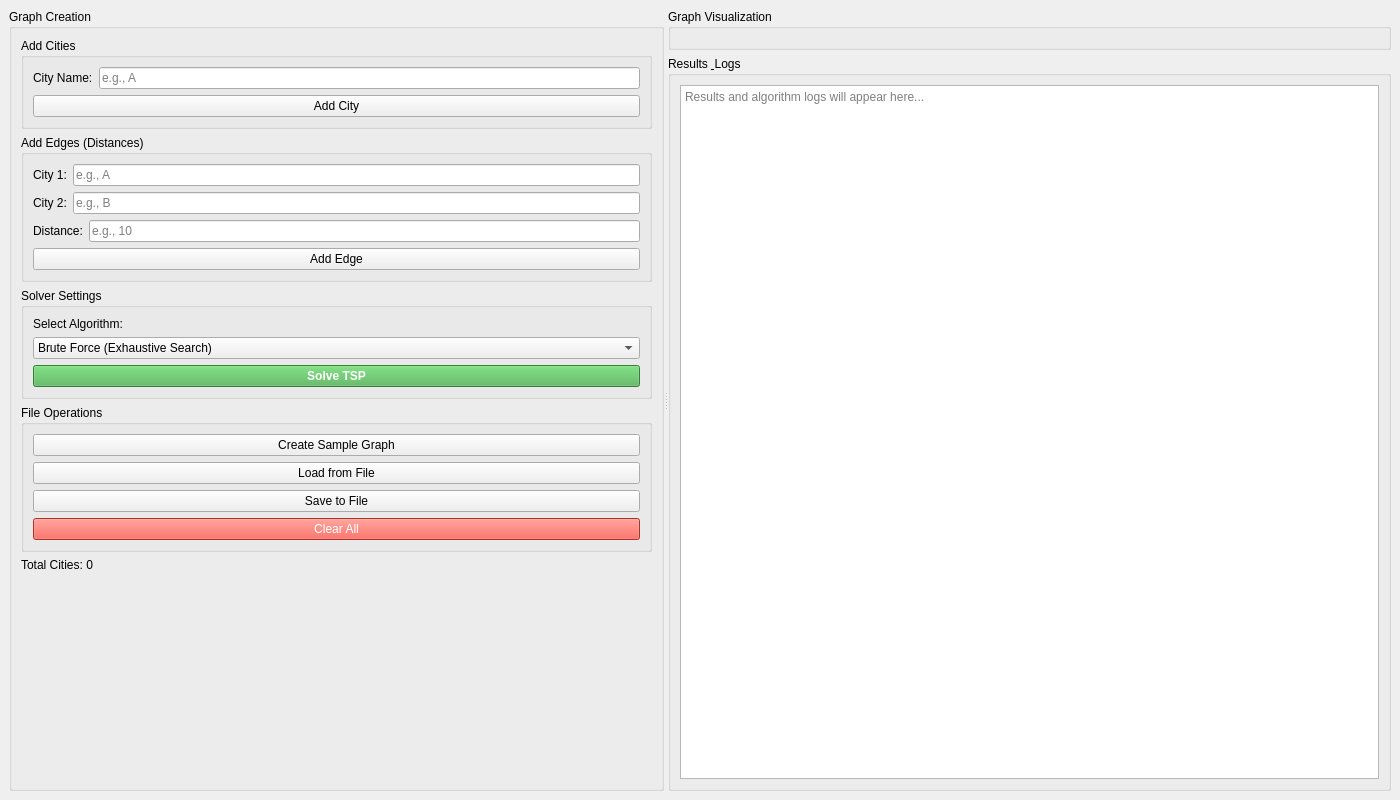
<?xml version="1.0" encoding="UTF-8"?>
<ui version="4.0">
 <class>MainWindow</class>
 <widget class="QMainWindow" name="MainWindow">
  <property name="geometry">
   <rect>
    <x>0</x>
    <y>0</y>
    <width>1400</width>
    <height>800</height>
   </rect>
  </property>
  <property name="windowTitle">
   <string>TSP Solver - Qt Application</string>
  </property>
  <widget class="QWidget" name="centralwidget">
   <layout class="QHBoxLayout" name="horizontalLayout">
    <item>
     <widget class="QSplitter" name="splitter">
      <property name="orientation">
       <enum>Qt::Horizontal</enum>
      </property>
      <widget class="QWidget" name="layoutWidget">
       <layout class="QVBoxLayout" name="verticalLayout">
        <item>
         <widget class="QGroupBox" name="groupBoxInput">
          <property name="title">
           <string>Graph Creation</string>
          </property>
          <layout class="QVBoxLayout" name="verticalLayout_2">
           <item>
            <widget class="QGroupBox" name="groupBoxCities">
             <property name="title">
              <string>Add Cities</string>
             </property>
             <layout class="QVBoxLayout" name="verticalLayout_3">
              <item>
               <layout class="QHBoxLayout" name="horizontalLayout_2">
                <item>
                 <widget class="QLabel" name="label">
                  <property name="text">
                   <string>City Name:</string>
                  </property>
                 </widget>
                </item>
                <item>
                 <widget class="QLineEdit" name="lineEditCityName">
                  <property name="maxLength">
                   <number>1</number>
                  </property>
                  <property name="placeholderText">
                   <string>e.g., A</string>
                  </property>
                 </widget>
                </item>
               </layout>
              </item>
              <item>
               <widget class="QPushButton" name="btnAddCity">
                <property name="text">
                 <string>Add City</string>
                </property>
               </widget>
              </item>
             </layout>
            </widget>
           </item>
           <item>
            <widget class="QGroupBox" name="groupBoxEdges">
             <property name="title">
              <string>Add Edges (Distances)</string>
             </property>
             <layout class="QVBoxLayout" name="verticalLayout_4">
              <item>
               <layout class="QHBoxLayout" name="horizontalLayout_3">
                <item>
                 <widget class="QLabel" name="label_2">
                  <property name="text">
                   <string>City 1:</string>
                  </property>
                 </widget>
                </item>
                <item>
                 <widget class="QLineEdit" name="lineEditCity1">
                  <property name="maxLength">
                   <number>1</number>
                  </property>
                  <property name="placeholderText">
                   <string>e.g., A</string>
                  </property>
                 </widget>
                </item>
               </layout>
              </item>
              <item>
               <layout class="QHBoxLayout" name="horizontalLayout_4">
                <item>
                 <widget class="QLabel" name="label_3">
                  <property name="text">
                   <string>City 2:</string>
                  </property>
                 </widget>
                </item>
                <item>
                 <widget class="QLineEdit" name="lineEditCity2">
                  <property name="maxLength">
                   <number>1</number>
                  </property>
                  <property name="placeholderText">
                   <string>e.g., B</string>
                  </property>
                 </widget>
                </item>
               </layout>
              </item>
              <item>
               <layout class="QHBoxLayout" name="horizontalLayout_5">
                <item>
                 <widget class="QLabel" name="label_4">
                  <property name="text">
                   <string>Distance:</string>
                  </property>
                 </widget>
                </item>
                <item>
                 <widget class="QLineEdit" name="lineEditDistance">
                  <property name="placeholderText">
                   <string>e.g., 10</string>
                  </property>
                 </widget>
                </item>
               </layout>
              </item>
              <item>
               <widget class="QPushButton" name="btnAddEdge">
                <property name="text">
                 <string>Add Edge</string>
                </property>
               </widget>
              </item>
             </layout>
            </widget>
           </item>
           <item>
            <widget class="QGroupBox" name="groupBoxAlgorithm">
             <property name="title">
              <string>Solver Settings</string>
             </property>
             <layout class="QVBoxLayout" name="verticalLayout_5">
              <item>
               <widget class="QLabel" name="label_5">
                <property name="text">
                 <string>Select Algorithm:</string>
                </property>
               </widget>
              </item>
              <item>
               <widget class="QComboBox" name="cmbAlgorithm">
                <item>
                 <property name="text">
                  <string>Brute Force (Exhaustive Search)</string>
                 </property>
                </item>
                <item>
                 <property name="text">
                  <string>Greedy (Nearest Neighbor)</string>
                 </property>
                </item>
                <item>
                 <property name="text">
                  <string>Nearest Insertion</string>
                 </property>
                </item>
               </widget>
              </item>
              <item>
               <widget class="QPushButton" name="btnSolve">
                <property name="styleSheet">
                 <string notr="true">background-color: #4CAF50; color: white; font-weight: bold;</string>
                </property>
                <property name="text">
                 <string>Solve TSP</string>
                </property>
               </widget>
              </item>
             </layout>
            </widget>
           </item>
           <item>
            <widget class="QGroupBox" name="groupBoxFile">
             <property name="title">
              <string>File Operations</string>
             </property>
             <layout class="QVBoxLayout" name="verticalLayout_6">
              <item>
               <widget class="QPushButton" name="btnCreateSample">
                <property name="text">
                 <string>Create Sample Graph</string>
                </property>
               </widget>
              </item>
              <item>
               <widget class="QPushButton" name="btnLoadFile">
                <property name="text">
                 <string>Load from File</string>
                </property>
               </widget>
              </item>
              <item>
               <widget class="QPushButton" name="btnSaveFile">
                <property name="text">
                 <string>Save to File</string>
                </property>
               </widget>
              </item>
              <item>
               <widget class="QPushButton" name="btnClear">
                <property name="styleSheet">
                 <string notr="true">background-color: #f44336; color: white;</string>
                </property>
                <property name="text">
                 <string>Clear All</string>
                </property>
               </widget>
              </item>
             </layout>
            </widget>
           </item>
           <item>
            <widget class="QLabel" name="labelCityCount">
             <property name="text">
              <string>Total Cities: 0</string>
             </property>
            </widget>
           </item>
           <item>
            <spacer name="verticalSpacer">
             <property name="orientation">
              <enum>Qt::Vertical</enum>
             </property>
             <property name="sizeHint" stdset="0">
              <size>
               <width>20</width>
               <height>40</height>
              </size>
             </property>
            </spacer>
           </item>
          </layout>
         </widget>
        </item>
       </layout>
      </widget>
      <widget class="QWidget" name="layoutWidget1">
       <layout class="QVBoxLayout" name="verticalLayout_7">
        <item>
         <widget class="QGroupBox" name="groupBoxVisualization">
          <property name="title">
           <string>Graph Visualization</string>
          </property>
          <layout class="QVBoxLayout" name="layoutVisualization"/>
         </widget>
        </item>
        <item>
         <widget class="QGroupBox" name="groupBoxResults">
          <property name="title">
           <string>Results &amp; Logs</string>
          </property>
          <layout class="QVBoxLayout" name="verticalLayout_8">
           <item>
            <widget class="QTextEdit" name="textEditLog">
             <property name="readOnly">
              <bool>true</bool>
             </property>
             <property name="placeholderText">
              <string>Results and algorithm logs will appear here...</string>
             </property>
            </widget>
           </item>
          </layout>
         </widget>
        </item>
       </layout>
      </widget>
     </widget>
    </item>
   </layout>
  </widget>
 </widget>
 <resources/>
 <connections/>
</ui>
